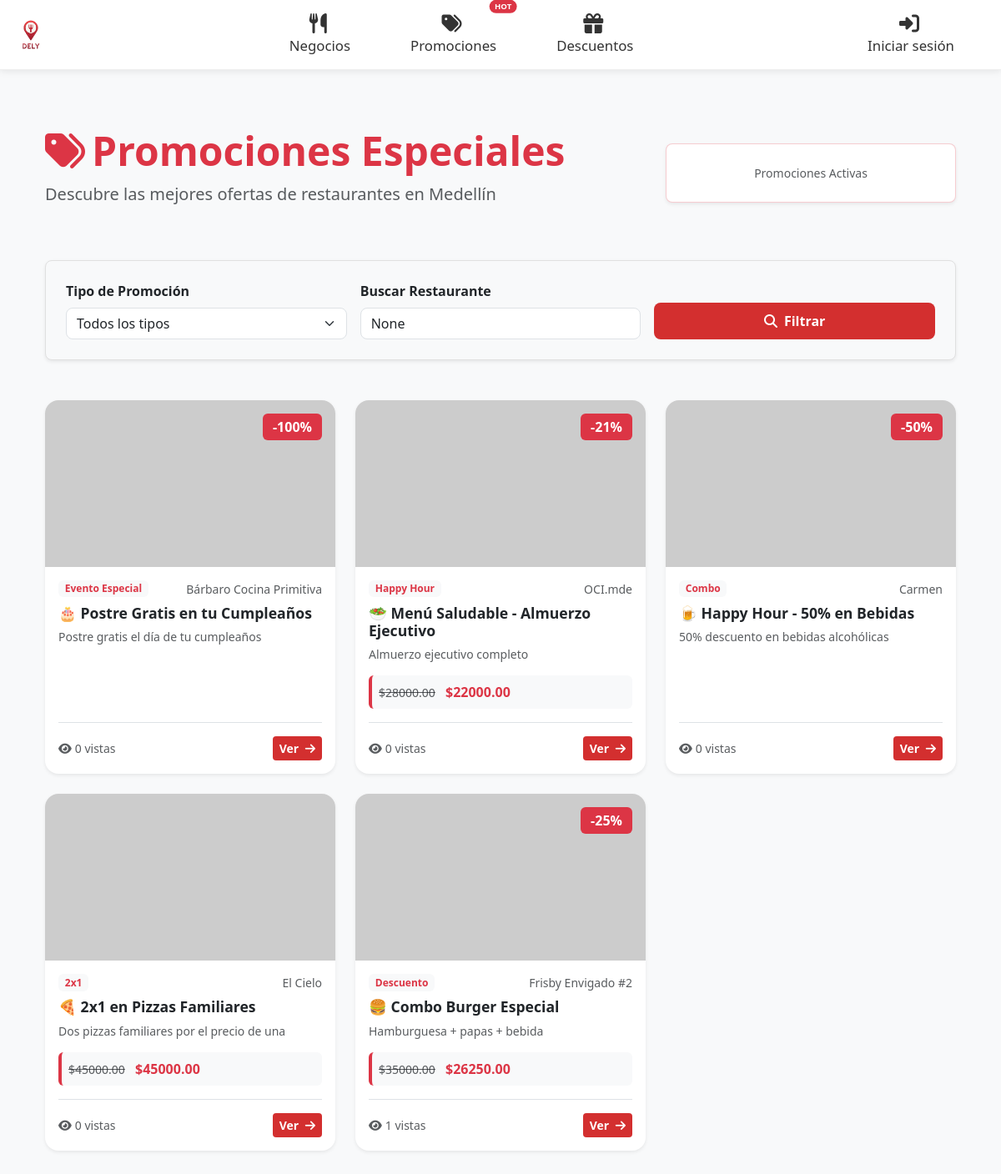
/promociones/, run on an earlier commit of the app's database.
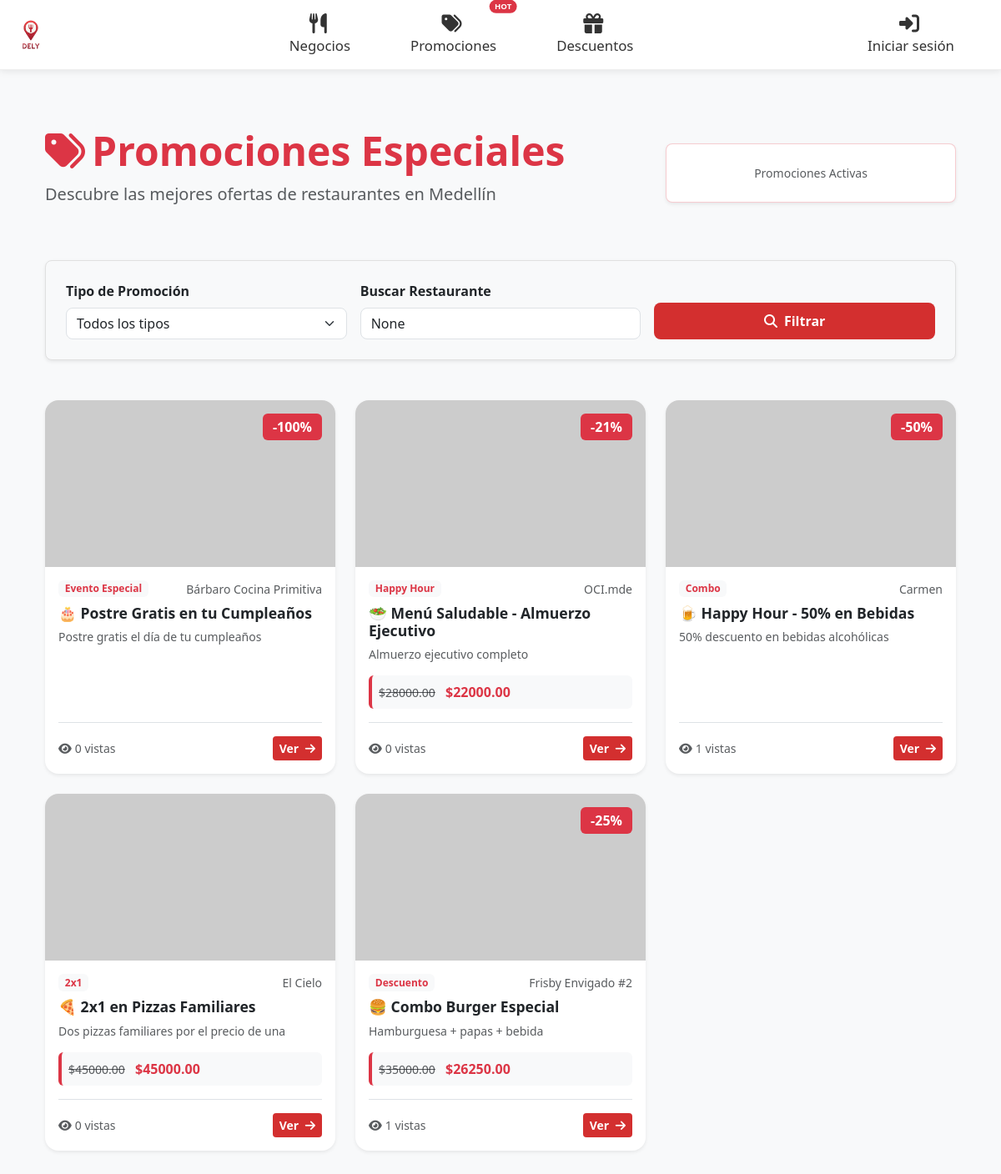
And on a later commit of the database.
### promociones/models.py (models this page shows, shortened)
class Promocion(models.Model):
    titulo = models.CharField(max_length=200, help_text="Título llamativo de la promoción")
    descripcion = models.TextField(help_text="Descripción detallada de la promoción")
    descripcion_corta = models.CharField(max_length=150, help_text="Descripción breve para tarjetas")
    restaurante = models.ForeignKey(Business, on_delete=models.CASCADE, related_name='promociones')
    tipo_promocion = models.ForeignKey(TipoPromocion, on_delete=models.CASCADE)
    descuento_porcentaje = models.DecimalField(max_digits=5, decimal_places=2, blank=True, null=True, help_text="Ej: 25.00 para 25%")
    precio_original = models.DecimalField(max_digits=10, decimal_places=2, blank=True, null=True)
    precio_promocional = models.DecimalField(max_digits=10, decimal_places=2, blank=True, null=True)
    fecha_inicio = models.DateField()
    fecha_fin = models.DateField()
    hora_inicio = models.TimeField(blank=True, null=True, help_text="Hora de inicio diaria")
    hora_fin = models.TimeField(blank=True, null=True, help_text="Hora de fin diaria")
    dias_validos = models.CharField(max_length=20, default="1234567", help_text="1=Lunes, 7=Domingo")
    activa = models.BooleanField(default=True)
    limite_personas = models.PositiveIntegerField(blank=True, null=True, help_text="Límite de personas que pueden usar la promoción")
    usos_actuales = models.PositiveIntegerField(default=0)
    imagen_principal = models.URLField(blank=True, null=True)
    imagen_secundaria = models.URLField(blank=True, null=True)
    terminos_condiciones = models.TextField(blank=True, help_text="Términos y condiciones específicos")
    creada_en = models.DateTimeField(auto_now_add=True)
    actualizada_en = models.DateTimeField(auto_now=True)
    creada_por = models.ForeignKey(settings.AUTH_USER_MODEL, on_delete=models.SET_NULL, null=True, blank=True)
    vistas = models.PositiveIntegerField(default=0)
    me_gusta = models.PositiveIntegerField(default=0)
    def calcular_descuento(self):
        if self.precio_original and self.precio_promocional:
            descuento = ((self.precio_original - self.precio_promocional) / self.precio_original) * 100
            return round(descuento, 2)
        return self.descuento_porcentaje
    def tiempo_restante(self):
        hoy = timezone.now().date()
        if self.fecha_fin > hoy:
            return (self.fecha_fin - hoy).days
        return 0
    class Meta:
        verbose_name = "Promoción"
        verbose_name_plural = "Promociones"
        ordering = ['-creada_en']

class TipoPromocion(models.Model):
    nombre = models.CharField(max_length=50, unique=True)
    descripcion = models.TextField(blank=True)
    class Meta:
        verbose_name = "Tipo de Promoción"
        verbose_name_plural = "Tipos de Promociones"

### appdely/models.py (models this page shows, shortened)
class Business(models.Model):
    business_name = models.CharField(max_length=50)
    address = models.CharField(max_length=100)
    description = models.TextField()
    phone_number = models.CharField(max_length=30)
    email = models.CharField(max_length=50)
    status = models.BooleanField(default=True)
    created_at = models.DateTimeField(auto_now_add=True)
    updated_at = models.DateTimeField(auto_now=True)
    business_type = models.ForeignKey(BusinessType, on_delete=models.CASCADE)
    image_url = models.CharField(max_length=500, blank=True, null=True)
    menu_url = models.CharField(max_length=500, blank=True, null=True)
    visit_count = models.PositiveIntegerField(default=0)
    review_count = models.PositiveIntegerField(default=0)
    latitude = models.DecimalField(max_digits=9, decimal_places=6, null=True, blank=True, help_text="Latitud del negocio (ej: 6.2442)")
    longitude = models.DecimalField(max_digits=9, decimal_places=6, null=True, blank=True, help_text="Longitud del negocio (ej: -75.5812)")
    def average_rating(self):
        reviews = self.review_set.all()
        if reviews.exists():
            return round(sum(r.rating for r in reviews) / reviews.count(), 2)
        return None
    average_rating.short_description = 'Promedio de Calificación'

### promociones/views.py (the view)
# urls.py: path('', views.promociones_list, name='promociones_list'),
def promociones_list(request):
    promociones = Promocion.objects.filter(activa=True).select_related('restaurante', 'tipo_promocion')
    tipo_filtro = request.GET.get('tipo')
    if tipo_filtro:
        promociones = promociones.filter(tipo_promocion__id=tipo_filtro)
    restaurante_filtro = request.GET.get('restaurante')
    if restaurante_filtro:
        promociones = promociones.filter(restaurante__business_name__icontains=restaurante_filtro)
    promociones = promociones.order_by('-creada_en')
    paginator = Paginator(promociones, 12)  # 12 promociones por página
    page_number = request.GET.get('page')
    page_obj = paginator.get_page(page_number)
    tipos_promocion = TipoPromocion.objects.all()
    context = {
        'promociones': page_obj,
        'tipos_promocion': tipos_promocion,
        'tipo_seleccionado': tipo_filtro,
        'restaurante_busqueda': restaurante_filtro,
    }
    return render(request, 'promociones/promociones_list.html', context)

### promociones/templates/promociones/promociones_list.html (shortened to what this page needs)
{% extends 'base.html' %}
{% load static %}
{% block content %}
<link rel="stylesheet" href="{% static 'promociones/css/promocion.css' %}">
<div class="container py-5" style="padding-top: 120px;">
  <div class="mb-5">
    <div class="row align-items-center g-4">
      <div class="col-lg-8">
        <h1 class="display-5 fw-bold text-danger mb-2">
          <i class="fas fa-tags me-2"></i>Promociones Especiales
        </h1>
        <p class="lead text-muted">Descubre las mejores ofertas de restaurantes en Medellín</p>
      </div>
      <div class="col-lg-4">
        <div class="bg-white rounded-3 p-4 shadow-sm border border-danger border-opacity-25 text-center">
          <small class="text-muted d-block">Promociones Activas</small>
        </div>
      </div>
    </div>
  </div>
  <div class="bg-light rounded-3 p-4 mb-5 shadow-sm" style="border: 1px solid #e0e0e0;">
    <form method="GET" class="row g-3 align-items-end">
      <div class="col-md-4">
        <label class="form-label fw-bold text-dark">Tipo de Promoción</label>
        <select name="tipo" class="form-select" style="border-radius: 8px;">
          <option value="">Todos los tipos</option>
        </select>
      </div>
      <div class="col-md-4">
        <label class="form-label fw-bold text-dark">Buscar Restaurante</label>
        <input type="text" name="restaurante" class="form-control"
               placeholder="Nombre del restaurante" value="{{ restaurante_busqueda }}"
               style="border-radius: 8px;">
      </div>
      <div class="col-md-4">
        <button type="submit" class="btn btn-danger w-100 fw-bold" style="border-radius: 8px; padding: 10px;">
          <i class="fas fa-search me-2"></i>Filtrar
        </button>
      </div>
    </form>
  </div>
  <div class="row g-4">
    {% for promocion in promociones %}
    <div class="col-md-6 col-lg-4">
      <div class="card shadow-sm border-0 h-100 overflow-hidden" style="border-radius: 16px; transition: transform 0.2s, box-shadow 0.2s;">
        <div class="position-relative" style="height: 200px; overflow: hidden;">
          <img src="{{ promocion.imagen_principal|default:'https://via.placeholder.com/400x200/dc3545/ffffff?text=Promoción' }}"
               class="w-100 h-100" style="object-fit: cover;"
               alt="{{ promocion.titulo }}"
               onerror="this.src='https://via.placeholder.com/400x200/dc3545/ffffff?text={{ promocion.titulo|urlencode }}';">
          {% if promocion.calcular_descuento %}
          <div class="position-absolute top-0 end-0 m-3">
            <span class="badge bg-danger" style="font-size: 1rem; padding: 8px 12px;">
              -{{ promocion.calcular_descuento|floatformat:0 }}%
            </span>
          </div>
          {% endif %}
        </div>
        <div class="card-body d-flex flex-column">
          <div class="d-flex justify-content-between align-items-start mb-2">
            <span class="badge bg-light text-danger">{{ promocion.tipo_promocion.nombre }}</span>
            <small class="text-muted">{{ promocion.restaurante.business_name|truncatewords:3 }}</small>
          </div>
          <h5 class="card-title fw-bold mb-2" style="font-size: 1.1rem;">{{ promocion.titulo }}</h5>
          <p class="card-text text-muted small mb-3" style="line-height: 1.4;">{{ promocion.descripcion_corta }}</p>
          {% if promocion.precio_original and promocion.precio_promocional %}
          <div class="mb-3 p-2 bg-light rounded" style="border-left: 4px solid #dc3545;">
            <span class="text-decoration-line-through text-muted small">${{ promocion.precio_original }}</span>
            <span class="h6 text-danger fw-bold ms-2">${{ promocion.precio_promocional }}</span>
          </div>
          {% endif %}
          <div class="d-flex justify-content-between align-items-center mt-auto pt-3 border-top">
            <small class="text-muted">
              <i class="fas fa-eye me-1"></i>{{ promocion.vistas }} vistas
            </small>
            <a href="{% url 'promocion_detail' promocion.pk %}" class="btn btn-danger btn-sm fw-bold">
              Ver <i class="fas fa-arrow-right ms-1"></i>
            </a>
          </div>
        </div>
      </div>
    </div>
    {% empty %}
    <div class="col-12 text-center py-5">
      <i class="fas fa-tag text-muted mb-3" style="font-size: 3rem; display: block;"></i>
      <h4 class="text-muted">No hay promociones disponibles</h4>
      <p class="text-muted">Pronto tendremos nuevas ofertas para ti</p>
    </div>
    {% endfor %}
  </div>
</div>
{% endblock %}

### promociones/templates/base.html (shortened to what this page needs)
{% load static %}
<!DOCTYPE html>
<html lang="es">
<head>
    <link href="https://cdn.jsdelivr.net/npm/bootstrap@5.3.0/dist/css/bootstrap.min.css" rel="stylesheet">
    <link rel="stylesheet" href="{% static 'appdely/css/styles.css' %}">
    <link href="https://cdnjs.cloudflare.com/ajax/libs/font-awesome/6.4.0/css/all.min.css" rel="stylesheet">
</head>
<body>
  <nav class="navbar navbar-expand-lg navbar-light navbar-dely">
    <div class="container-fluid">
      <div class="row w-100 align-items-center">
        <div class="col-auto d-flex align-items-center">
          <a class="navbar-brand fw-bold" href="{% url 'business_list' %}">
            <img src="{% static 'appdely/img/DELY.jpg' %}" alt="Logo Dely" class="d-inline-block align-text-top">
          </a>
        </div>
        <div class="col text-center">
          <ul class="navbar-nav d-flex flex-row justify-content-center align-items-center" style="gap: 2rem; margin-bottom: 0;">
            <li class="nav-item">
              <a class="nav-link" href="{% url 'business_list' %}">
                <i class="fas fa-utensils me-1"></i> Negocios
              </a>
            </li>
            <li class="nav-item">
              <a class="nav-link position-relative" href="{% url 'promociones_noticias' %}">
                <i class="fas fa-tags me-1"></i> Promociones
                <span class="position-absolute top-0 start-100 translate-middle badge rounded-pill bg-danger" style="font-size: 0.6rem;">HOT</span>
              </a>
            </li>
            <li class="nav-item">
              <a class="nav-link" href="{% url 'descuentos_list' %}">
                <i class="fas fa-gift me-1"></i> Descuentos
              </a>
            </li>
          </ul>
        </div>
        <div class="col-auto">
          <ul class="navbar-nav d-flex flex-row align-items-center" style="gap: 1.5rem; margin-bottom: 0;">
            {% if user.is_authenticated %}
              <li class="nav-item">
                <a class="nav-link d-flex align-items-center" href="{% url 'profile' %}">
                  {% if user.profile_image %}
                    <img src="{{ user.profile_image.url }}" alt="{{ user.username }}" class="nav-avatar me-2" />
                  {% else %}
                    <i class="fas fa-user-circle me-1" style="font-size: 24px;"></i>
                  {% endif %}
                  <span style="display: none;">Perfil</span>
                </a>
              </li>
              <li class="nav-item">
                <form method="post" action="{% url 'logout' %}" style="display:inline; margin:0;">
                  {% csrf_token %}
                  <button type="submit" class="nav-link btn btn-link" style="padding:0; border:none; background:none; color: #333;">
                    <i class="fas fa-sign-out-alt me-1"></i> Salir
                  </button>
                </form>
              </li>
            {% else %}
              <li class="nav-item">
                <a class="nav-link" href="{% url 'login' %}">
                  <i class="fas fa-sign-in-alt me-1"></i> Iniciar sesión
                </a>
              </li>
            {% endif %}
          </ul>
        </div>
      </div>
    </div>
  </nav>
  <div class="container mt-4">
    {% block content %}{% endblock %}
  </div>
</body>
</html>

### appdely/static/appdely/css/styles.css (style rules this page uses)
.navbar-nav .nav-item { text-align: center; margin: 0 12px; }
.navbar-nav .nav-link { display: flex; flex-direction: column; align-items: center; font-size: 1rem; color: #444; }
.navbar-nav .nav-link i { font-size: 1.5rem; margin-bottom: 2px; transition: transform 0.2s, color 0.2s; }
body { background: #f8f9fa; }
.navbar { border-bottom: 1px solid #eee; }
.btn-danger { background-color: #d32f2f; border: none; }
.navbar-nav .nav-link i { transition: transform 0.2s; }
.navbar .navbar-nav .nav-link { color: #333; font-weight: 500; font-size: 1.05rem; }
.navbar .navbar-brand img { margin-right: 0.5rem; }

### promociones/static/promociones/css/promocion.css (style rules this page uses)
body { background-color: #f8f9fa; }

### promociones/templates/base.html (style rules this page uses)
body { padding-top: 80px; }
.navbar-dely { background: rgba(255, 255, 255, 0.95); box-shadow: 0 2px 8px rgba(0, 0, 0, 0.08); position: fixed; top: 0; width: 100%; z-index: 1030; }
.navbar-dely .navbar-brand img { max-height: 50px; border-radius: 8px; }
.navbar-dely .nav-link { color: #333 !important; font-weight: 500; transition: color 0.3s ease; }

What changed in the data, as far as the page shows it:
changed Promocion "🍺 Happy Hour - 50% en Bebidas": vistas "0" → "1"
